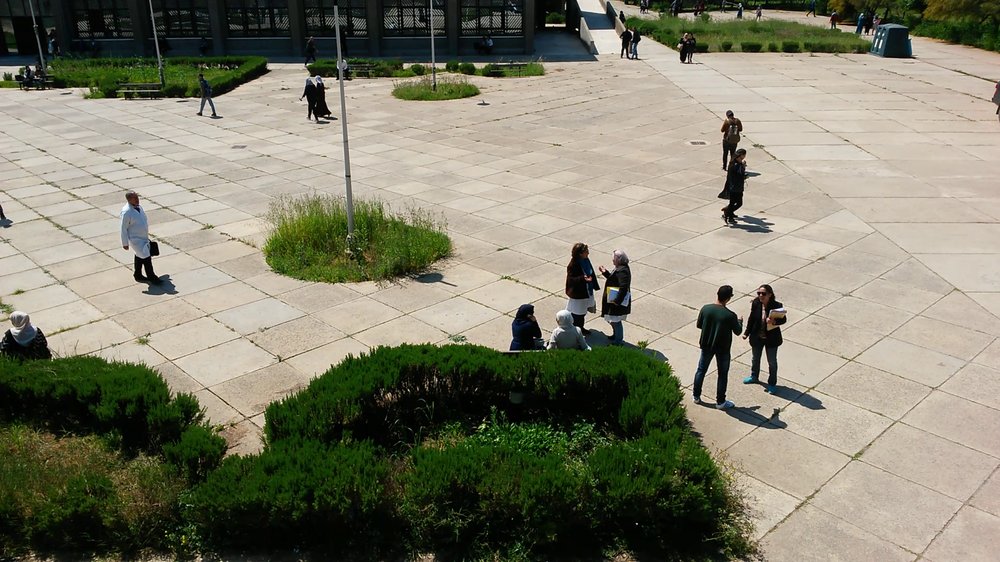
#> input picture images/Image072.png, 1000 x 562 px, shrunk from 1920 x 1080 before the run, found by its file name
$ python main_py.py
#> lines starting #> are read from the running program, lines starting #| are printed output that depends on the picture
### Search.py
import numpy as np
from Error import Error
from math import inf


class Search:

    # [41 lines left out: function dichotomique_search, not called in this run]

    @staticmethod
    def sliding_search(target_bloc, searching_image, x, y, x2, y2, dx=7, dy=7, BS=16, DELTA=64) -> np.ndarray:

        WIDTH, HEIGHT = BS, BS
        DX, DY = dx, dy

        new_x, new_y = x-DX, y-DY
        new_x2, new_y2 = x2+DX, y2+DY

        search_zone = searching_image[new_x +
                                      DELTA:new_x2+DELTA, new_y+DELTA:new_y2+DELTA]

        min_mse = inf
        min_bloc = None

        x_b2 = 0
        y_b2 = 0

        for n in range(search_zone.shape[0]):
            for m in range(search_zone.shape[1]):
                current_bloc = search_zone[n:n+HEIGHT, m:m+WIDTH]
                if current_bloc.shape == target_bloc.shape:
                    temp_mse = Error.MSE(target_bloc, current_bloc)
                    if min_mse > temp_mse:
                        min_mse = temp_mse
                        x_b2 = n
                        y_b2 = m
                        min_bloc = current_bloc

        return search_zone, min_bloc, x_b2, y_b2, min_mse

### base/main_py.py
import cv2
import numpy as np
from math import inf
from Search import Search

box_coordinates = []


# [49 lines left out: functions MSE, find_similar_bloc, show_bloc, not called in this run]


img1 = cv2.imread("./images/image072.png")
#> img1 is the input picture: shape (562, 1000, 3); mean B, G, R 107.7, 126.5, 128.1
img2 = cv2.imread('./images/image092.png')
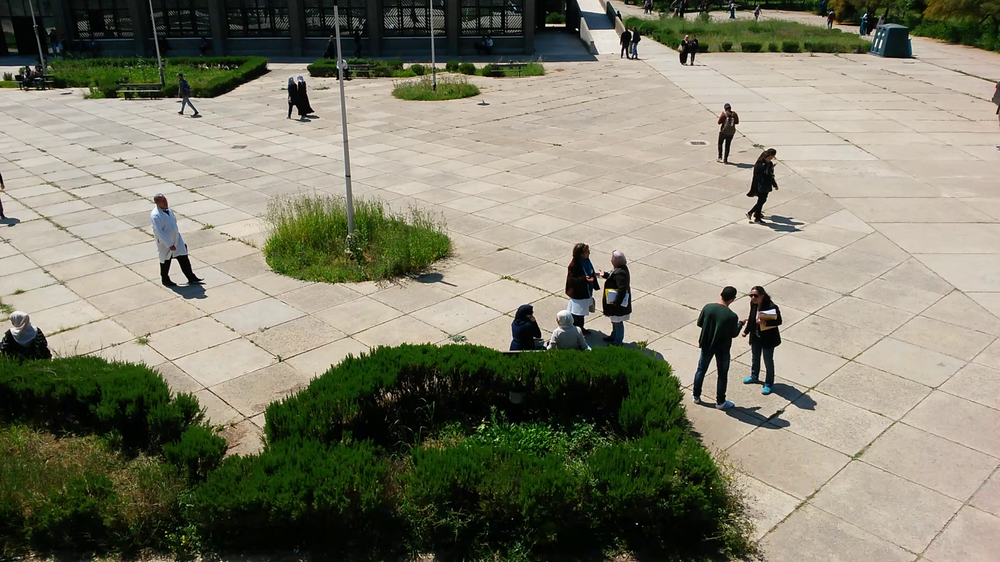
#> input picture images/Image092.png, 1000 x 562 px, shrunk from 1920 x 1080 before the run, found by its file name
#> img2 is the input picture: shape (562, 1000, 3); mean B, G, R 107.9, 126.5, 128.2

grayImg1 = cv2.cvtColor(img1, cv2.COLOR_BGR2GRAY)
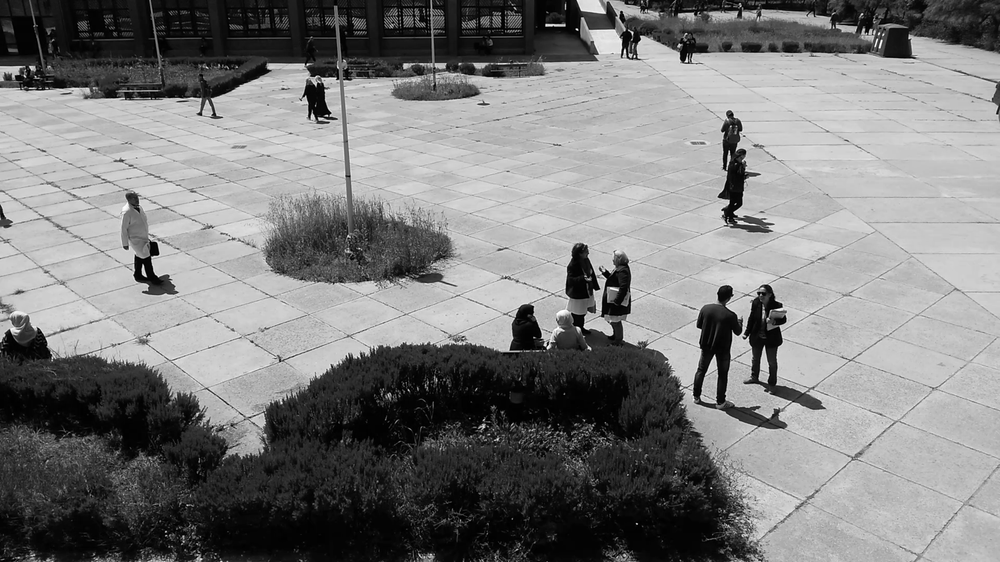
#> grayImg1: shape (562, 1000); min 0, max 255, mean 124.8
grayImg2 = cv2.cvtColor(img2, cv2.COLOR_BGR2GRAY)
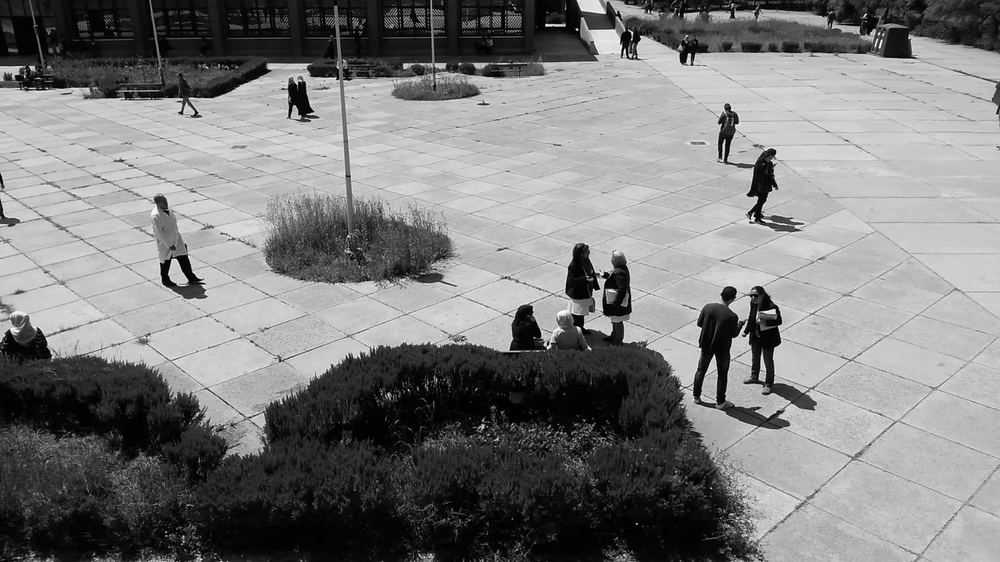
#> grayImg2: shape (562, 1000); min 0, max 255, mean 124.9


image_1_YUV = grayImg1
image_2_YUV = grayImg2


def threshold_by_MSE(image1, image2, threshold=50):
#> called with threshold = 50
    list_of_blocs = []
    x1, y1 = image1.shape
#> x1 = 562; y1 = 1000
    bs = 16
    dx, dy = 7, 7

    for i in range(0, x1, bs):
        for j in range(0, y1, bs):
            _, _, x, y, min_mse = Search.sliding_search(
                image2, image1, i, j, i+bs, j+bs, dx, dy, bs)

            x_sz, y_sz = i-dx, j-dy

            x = x_sz+x
            y = y_sz+y

            if min_mse < threshold:
                list_of_blocs.append((x, y))
#> this loop made 36 passes
#> pass 1, in sliding_search, `search_zone = searching_image[new_x + DELTA:new_x2+DELTA, new_y+DELTA:..`:
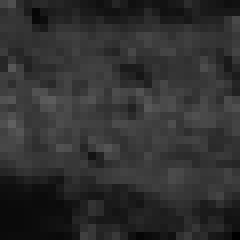
#> search_zone: shape (30, 30) (shown 8 times larger); min 0, max 96, mean 48
#> pass 1, in sliding_search (call 2), `search_zone = searching_image[new_x + DELTA:new_x2+DELTA, new_y+DELTA:..`:
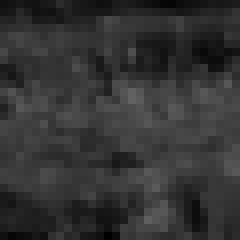
#> search_zone: shape (30, 30) (shown 8 times larger); min 0, max 98, mean 51.4
#> pass 1, in sliding_search (call 3), `search_zone = searching_image[new_x + DELTA:new_x2+DELTA, new_y+DELTA:..`:
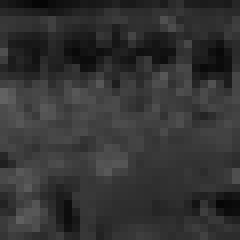
#> search_zone: shape (30, 30) (shown 8 times larger); min 5, max 98, mean 51.4
#> pass 1, in sliding_search (call 4), `search_zone = searching_image[new_x + DELTA:new_x2+DELTA, new_y+DELTA:..`:
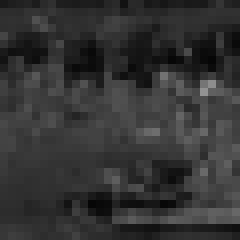
#> search_zone: shape (30, 30) (shown 8 times larger); min 6, max 146, mean 51.6

    for x, y in list_of_blocs:
        cv2.rectangle(img1, (y, x, bs, bs), (0, 0, 255), 2)
#> this loop made 0 passes

    cv2.imshow("image", img1)
    cv2.waitKey(10000)


threshold_by_MSE(image_1_YUV, image_2_YUV)
